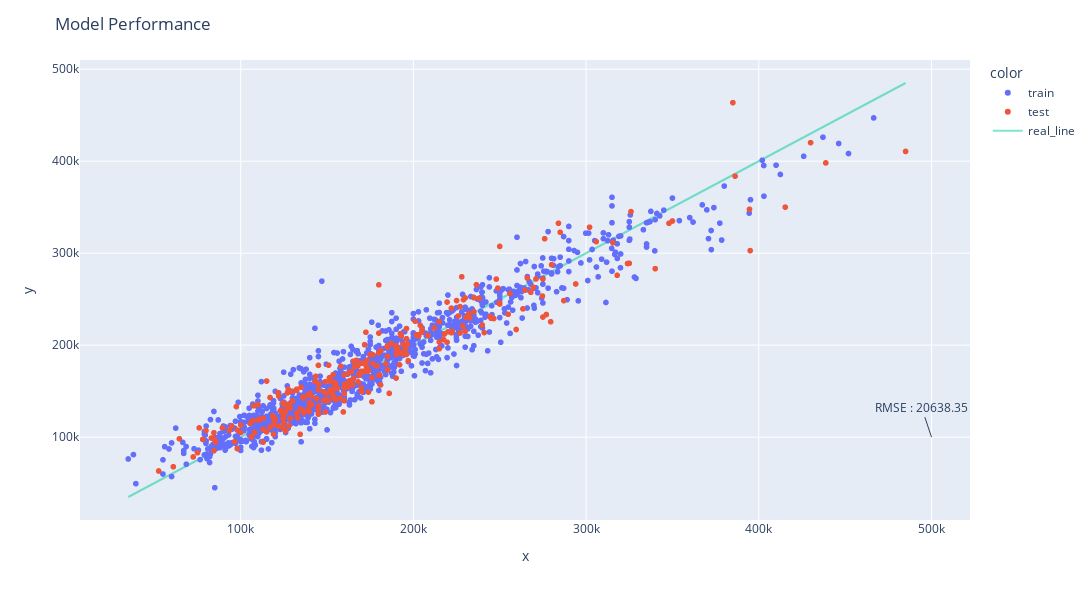

Notebook cell for this chart:
### Code cell
# lasso regresyonu
lassoregr = Lasso(alpha=1100095) 
lassoregr.fit(X_train, Y_train)

# test thamini
Y_test_pred = lassoregr.predict(X_test)
# train thamini
Y_train_pred = lassoregr.predict(X_train)

save_pred_results(4, Y_test, Y_test_pred, Y_train, Y_train_pred,
                  'polynomial butun anlamli degiskenler - lasso')

# grafigi cizdirelim
make_plotly(predict_df, 4)

# model sonuclarini kaydedelim
save_results(lassoregr, 4, X_train, X_test, Y_train, Y_test, Y_test_pred,
             'polynomial butun anlamli degiskenlerle - lasso')

# model sonuclari
results_df

### Figure 1 — Plotly figure (JSON) as saved in the notebook; plotly's stock layout.template omitted (floating-point values rounded to 4 significant figures; data arrays with more than 128 entries replaced by an {"elided": "..."} marker saying what was removed)
{"data": [{"hovertemplate": "color=train<br>x=%{x}<br>y=%{y}<extra></extra>", "legendgroup": "train", "marker": {"color": "#636efa", "symbol": "circle"}, "mode": "markers", "name": "train", "showlegend": true, "type": "scattergl", "x": {"elided": "1128 int values"}, "xaxis": "x", "y": {"elided": "1128 float values"}, "yaxis": "y"}, {"hovertemplate": "color=test<br>x=%{x}<br>y=%{y}<extra></extra>", "legendgroup": "test", "marker": {"color": "#EF553B", "symbol": "circle"}, "mode": "markers", "name": "test", "showlegend": true, "type": "scattergl", "x": {"elided": "283 int values"}, "xaxis": "x", "y": {"elided": "283 float values"}, "yaxis": "y"}, {"mode": "lines", "name": "real_line", "opacity": 0.5, "type": "scatter", "x": {"elided": "1411 int values"}, "y": {"elided": "1411 int values"}}], "layout": {"annotations": [{"text": "RMSE : 20638.35", "x": 500000, "y": 100000}], "height": 600, "legend": {"title": {"text": "color"}, "tracegroupgap": 0}, "margin": {"t": 60}, "title": {"text": "Model Performance"}, "width": 1200, "xaxis": {"anchor": "y", "autorange": true, "domain": [0, 1], "range": [7326.0, 520100.0], "title": {"text": "x"}, "type": "linear"}, "yaxis": {"anchor": "x", "autorange": true, "domain": [0, 1], "range": [9894.0, 510000.0], "title": {"text": "y"}, "type": "linear"}}}
